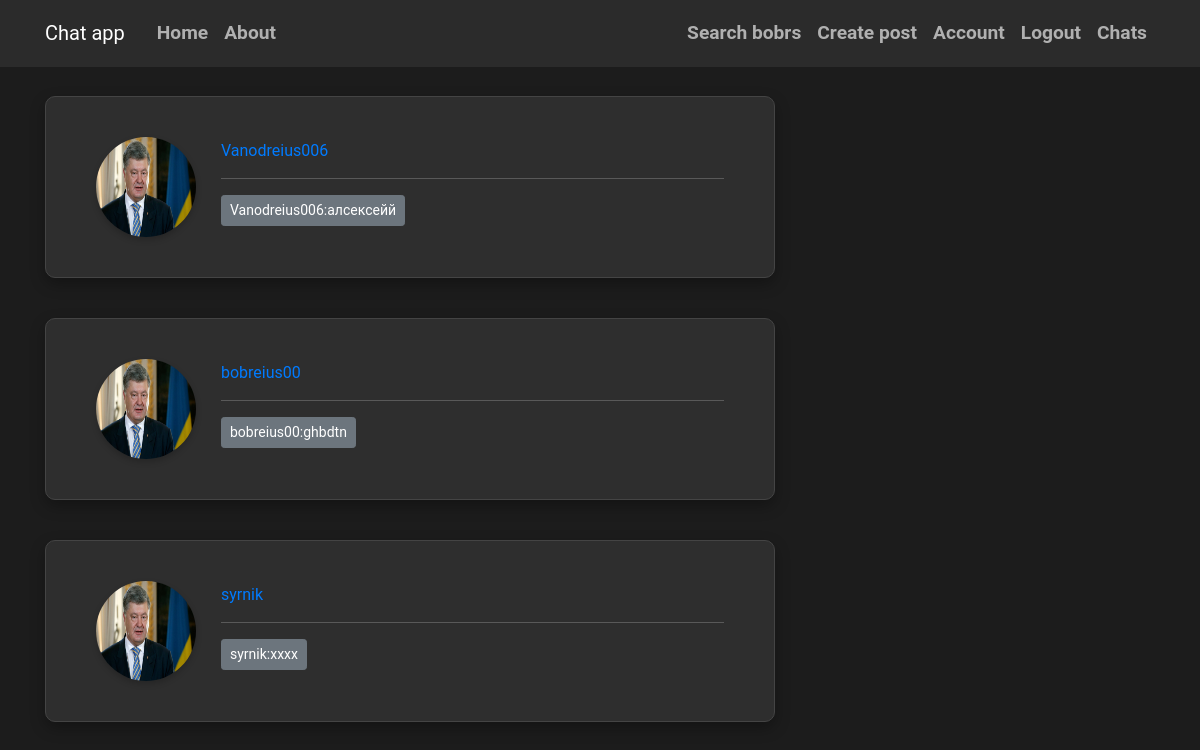
/chats/1 (signed in), run on an earlier commit of the app's database.
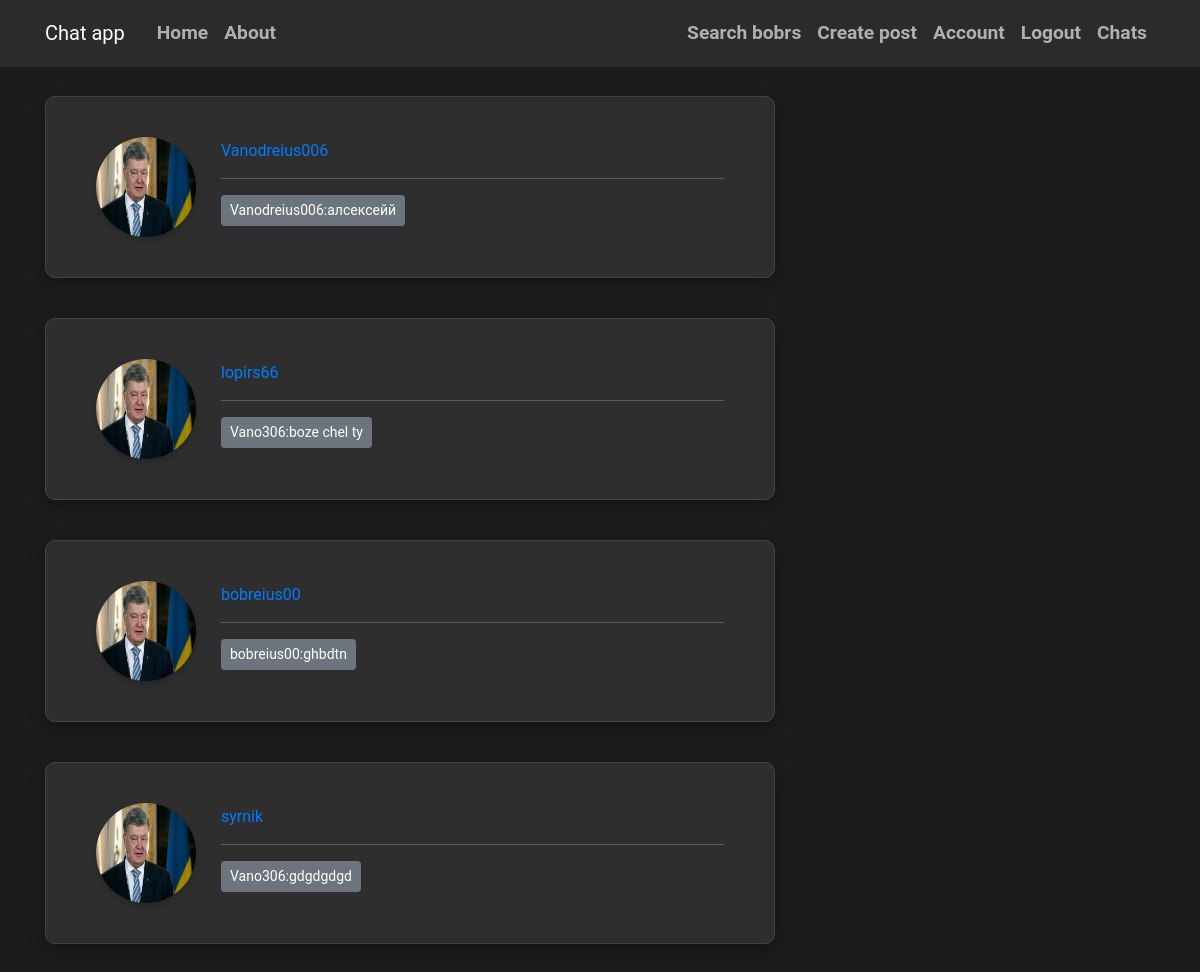
And on a later commit of the database.
### flaskblog/models.py (models this page shows, shortened)
class User(db.Model, UserMixin):
    id = db.Column(db.Integer, primary_key=True)
    username = db.Column(db.String(20), unique=True, nullable=False)
    email = db.Column(db.String(120), unique=True, nullable=False)
    image_file = db.Column(db.String(20), nullable=False, default='default.jpg')
    password = db.Column(db.String(60), nullable=False)
    posts = db.relationship('Post', backref='author', lazy=True)
    followed = db.relationship('Follow', foreign_keys='Follow.follower_id',
                               back_populates='follower', lazy='dynamic',
                               cascade='all, delete-orphan')
    followers = db.relationship('Follow', foreign_keys='Follow.followed_id',
                                back_populates='followed', lazy='dynamic',
                                cascade='all, delete-orphan')
    sent_messages = db.relationship('Message', foreign_keys='Message.sender_id',
                                    back_populates='sender', lazy=True)
    received_messages = db.relationship('Message', foreign_keys='Message.recipient_id',
                                        back_populates='recipient', lazy=True)
    groups=db.relationship('Group', secondary='user_groups', back_populates='members')

class Message(db.Model):
    id = db.Column(db.Integer, primary_key=True)
    body = db.Column(db.Text, nullable=False)
    timestamp = db.Column(db.DateTime, index=True, default=datetime.utcnow)
    sender_id = db.Column(db.Integer, db.ForeignKey('user.id'))
    recipient_id = db.Column(db.Integer, db.ForeignKey('user.id'))
    is_read=db.Column(db.Boolean,default=False)
    sender = db.relationship('User', foreign_keys=[sender_id], back_populates='sent_messages')
    recipient = db.relationship('User', foreign_keys=[recipient_id], back_populates='received_messages')

### flaskblog/routes.py (the view)
@app.route("/chats/<username>")
@login_required
def chats(username):
    contacts = db.session.query(Message.sender_id, Message.recipient_id).filter(
        or_(
            Message.sender_id == current_user.id,
            Message.recipient_id == current_user.id
        )
    ).all()
    user_ids=set()
    for sender_id,recipient_id in contacts:
        if sender_id!=current_user.id:
            user_ids.add(sender_id)
        if recipient_id!=current_user.id:
            user_ids.add(recipient_id)
    users = User.query.filter(User.id.in_(user_ids)).all()
    user_chats=[]
    if users:
        for user in users:
            room_name = get_room_name(current_user.username,user.username)
            messages = Message.query.filter(
                or_(
                    and_(Message.sender_id == current_user.id, Message.recipient_id == user.id),
                    and_(Message.sender_id == user.id, Message.recipient_id == current_user.id)
                )
            ).order_by(Message.timestamp.asc()).all()
            messages_data=[]
            for message in messages:
                sender = User.query.get(message.sender_id)
                sender_username = sender.username if sender else "Unknown"
                messages_data.append({
                    'id': message.id,
                    'sender': sender.username,
                    'body': message.body,
                    'timestamp': message.timestamp.strftime('%Y-%m-%d %H:%M:%S')
                })
            if messages_data:
                last_message_data=messages_data[-1]
                user_chat_info={
                    'user':user,
                    'room_name':room_name,
                    'last_message':last_message_data['body'],
                    'last_message_time':last_message_data['timestamp'],
                    'last_message_sender':last_message_data['sender']
                }
                user_chats.append(user_chat_info)
        return render_template('chats.html',user_chats=user_chats)
        return render_template('chats.html',users=users,room=room,last_message=last_message,
                            timing_last_messages=timing_last_messages,last_sender=last_sender)
    else:
        flash('You have no friends hahahaha','danger')
        return redirect(url_for('search'))

### flaskblog/models.py (called while the page is built)
@login_manager.user_loader
def load_user(user_id):
    return User.query.get(int(user_id))

### flaskblog/routes.py (called while the page is built)
def get_room_name(user1,user2):
    return f"{min(user1,user2)}_{max(user1,user2)}"

### flaskblog/templates/chats.html
{% extends "base.html" %}
{% block content %}
{% for user_chat in user_chats %}
    <article class="media content-section">
        <img class="rounded-circle article-img" src="{{ url_for('static', filename='pictures/' + user_chat['user'].image_file) }}" alt="">
        <div class="media-body">
            <div class="article-metadata">
                <a class="mr-2" href="{{ url_for('user_info', username=user_chat['user'].username) }}">{{ user_chat['user'].username }}</a>
            </div>
            <a class="btn btn-secondary btn-sm mt-1 mb-1" href="{{ url_for('chat',recipient_username=user_chat['user'].username) }}">{{ user_chat['last_message_sender'] }}:{{ user_chat['last_message'] }}</a>
        </div>
    </article>
{% endfor %}
{% endblock %}

What changed in the data, as far as the page shows it:
no longer on this page (row unchanged): Message: last_message "xxxx"
now on this page (row unchanged): User: image_file (placeholder picture), user.username "lopirs66"
now on this page (row unchanged): User: last_message_sender "Vano306" "Vano306"
added Message: last_message "boze chel ty"
added Message: last_message "gdgdgdgd"
Also different on the page:
new list line: "syrnik"
list line gone: "syrnik syrnik"
